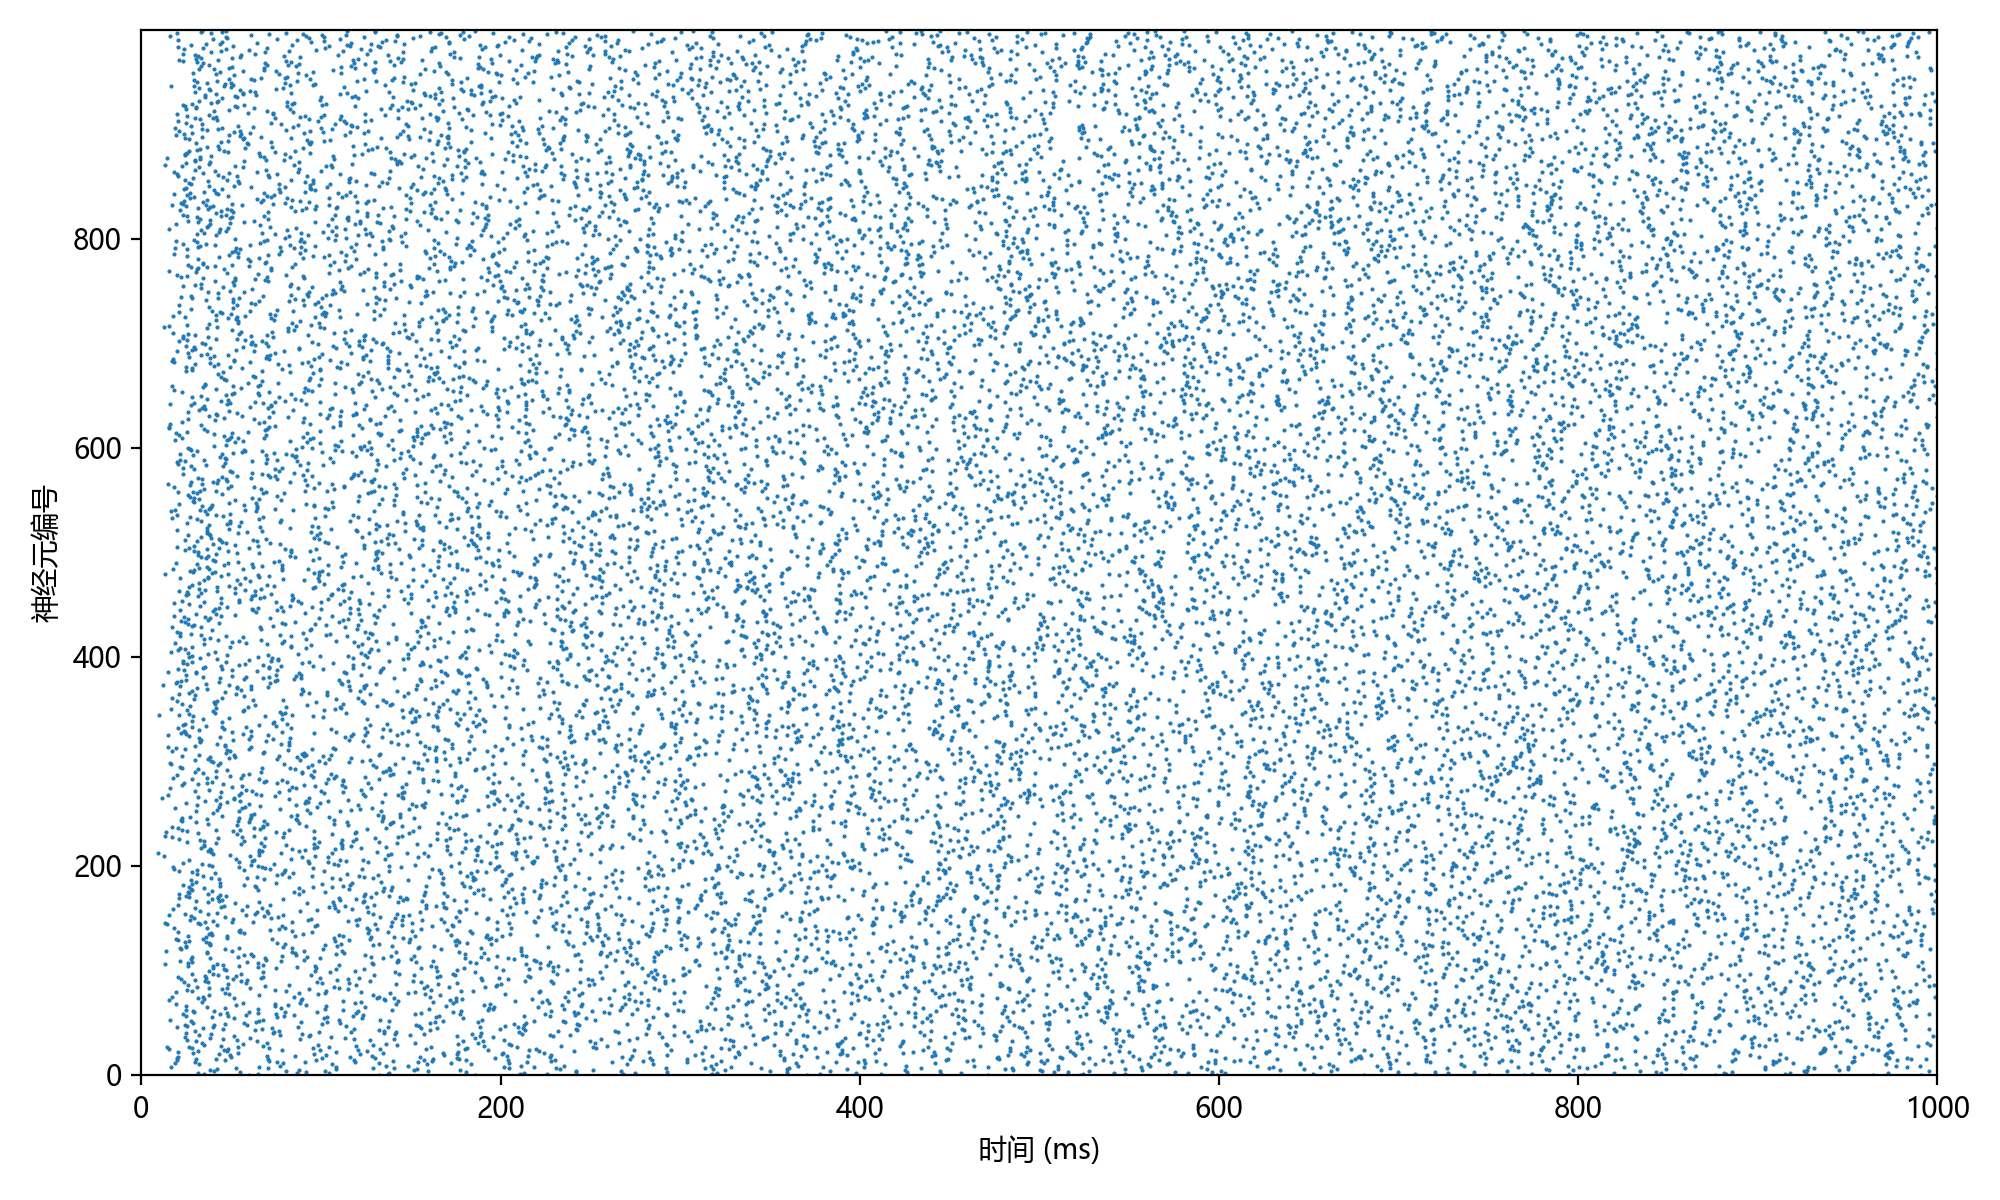

The script that saved this image:
import brian2 as b2
import numpy as np
import matplotlib.pyplot as plt
from brian2.units import amp, volt, farad, mA, uA, nA, pA, mV, uF, nF, pF, second, ms, us, siemens, mS, uS, nS, Hz

# 参数
C = 100*pF # 膜电容
v_r = -60*mV # 静息电位
v_t = -40*mV # 阈值电位
k = 0.7*pA/(mV**2)
a = 0.03/ms
b = -2*nS
v_peak = 0*mV  # 峰值电位
c_reset = -50*mV
d_reset = 100*pA
v_E = 0*mV
g_AMPA_ext = 10*nS
g_AMPA_noise = 0.5*nS
tau_AMPA = 2*ms

# 模型方程
exp = """
dv/dt = (k*(v - v_r)*(v - v_t) - u + I_syn)/C : volt
du/dt = a*(b*(v - v_r) - u) : amp
I_syn = I_AMPA_ext + I_AMPA_noise : amp
I_AMPA_ext = g_AMPA_ext*s_AMPA_ext*(v_E - v) : amp
I_AMPA_noise = g_AMPA_noise*s_AMPA_noise*(v_E - v) : amp
ds_AMPA_ext/dt = -s_AMPA_ext/tau_AMPA : 1
ds_AMPA_noise/dt = -s_AMPA_noise/tau_AMPA : 1
"""

def q2():
	"""1000 个同构神经元 + 500Hz 独立泊松噪音输入，绘制发放图（raster）。

	- 神经元模型与 q1 一致，阈值/重置相同
	- 噪音突触电流与 AMPA 相同公式，电导 g_AMPA_noise = 0.5 nS
	- 每个神经元接收独立 500 Hz 泊松输入（逐个对应 one-to-one）
	- 输出图保存到 1_1/q2.png
	"""

	N = 1000
	sim_time = 1000*ms
	dt = 0.05*ms
	ext_rate = 100*Hz
	noise_rate = 500*Hz

	b2.defaultclock.dt = dt

	G = b2.NeuronGroup(
		N=N,
		model=exp,
		threshold='v > v_peak',
		reset='v = c_reset; u += d_reset',
		method='euler',
	)
	G.v = v_r
	G.u = 0*pA
	G.s_AMPA_ext = 0
	G.s_AMPA_noise = 0

	# 外部 100Hz 泊松输入（逐个对应）
	Pext = b2.PoissonGroup(N, rates=ext_rate)
	S_ext = b2.Synapses(Pext, G, on_pre='s_AMPA_ext_post += 1')
	S_ext.connect(j='i')

	# 噪声 500Hz 泊松输入（逐个对应）
	Pn = b2.PoissonGroup(N, rates=noise_rate)
	S_noise = b2.Synapses(Pn, G, on_pre='s_AMPA_noise_post += 1')
	S_noise.connect(j='i')

	Sm = b2.SpikeMonitor(G)

	b2.run(sim_time)

	# 绘制发放图（raster）
	fig, ax = plt.subplots(figsize=(10, 6))
	ax.scatter(Sm.t/ms, Sm.i, s=1, c='tab:blue', marker='.')
	ax.set_xlabel('时间 (ms)')
	ax.set_ylabel('神经元编号')
	ax.set_xlim(0.0, float(sim_time/ms))
	ax.set_ylim(-0.5, N-0.5)
	fig.tight_layout()
	plt.savefig('1_1/q2.png', dpi=200)
	plt.close(fig)
	return Sm

if __name__ == '__main__':
	# 运行所需配置：100Hz 外部输入，1000ms，总步长 0.05ms
	# 配置中文字体
	plt.rcParams['font.sans-serif'] = ['Microsoft YaHei']  # 黑体、微软雅黑
	plt.rcParams['axes.unicode_minus'] = False  # 解决负号显示问题
	q2()